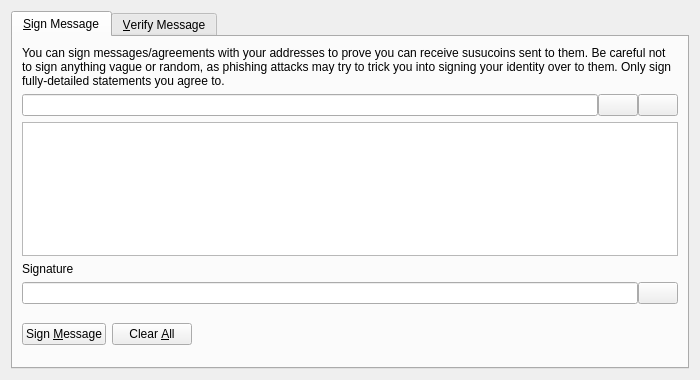
<?xml version="1.0" encoding="UTF-8"?>
<ui version="4.0">
 <class>SignVerifyMessageDialog</class>
 <widget class="QDialog" name="SignVerifyMessageDialog">
  <property name="geometry">
   <rect>
    <x>0</x>
    <y>0</y>
    <width>700</width>
    <height>380</height>
   </rect>
  </property>
  <property name="windowTitle">
   <string>Signatures - Sign / Verify a Message</string>
  </property>
  <property name="modal">
   <bool>true</bool>
  </property>
  <layout class="QVBoxLayout" name="verticalLayout">
   <item>
    <widget class="QTabWidget" name="tabWidget">
     <property name="currentIndex">
      <number>0</number>
     </property>
     <widget class="QWidget" name="tabSignMessage">
      <attribute name="title">
       <string>&amp;Sign Message</string>
      </attribute>
      <layout class="QVBoxLayout" name="verticalLayout_SM">
       <item>
        <widget class="QLabel" name="infoLabel_SM">
         <property name="text">
          <string>You can sign messages/agreements with your addresses to prove you can receive susucoins sent to them. Be careful not to sign anything vague or random, as phishing attacks may try to trick you into signing your identity over to them. Only sign fully-detailed statements you agree to.</string>
         </property>
         <property name="textFormat">
          <enum>Qt::PlainText</enum>
         </property>
         <property name="wordWrap">
          <bool>true</bool>
         </property>
        </widget>
       </item>
       <item>
        <layout class="QHBoxLayout" name="horizontalLayout_1_SM">
         <property name="spacing">
          <number>0</number>
         </property>
         <item>
          <widget class="QValidatedLineEdit" name="addressIn_SM">
           <property name="toolTip">
            <string>The Susucoin address to sign the message with</string>
           </property>
          </widget>
         </item>
         <item>
          <widget class="QPushButton" name="addressBookButton_SM">
           <property name="toolTip">
            <string>Choose previously used address</string>
           </property>
           <property name="text">
            <string/>
           </property>
           <property name="icon">
            <iconset resource="../bitcoin.qrc">
             <normaloff>:/icons/address-book</normaloff>:/icons/address-book</iconset>
           </property>
           <property name="shortcut">
            <string>Alt+A</string>
           </property>
           <property name="autoDefault">
            <bool>false</bool>
           </property>
          </widget>
         </item>
         <item>
          <widget class="QPushButton" name="pasteButton_SM">
           <property name="toolTip">
            <string>Paste address from clipboard</string>
           </property>
           <property name="text">
            <string/>
           </property>
           <property name="icon">
            <iconset resource="../bitcoin.qrc">
             <normaloff>:/icons/editpaste</normaloff>:/icons/editpaste</iconset>
           </property>
           <property name="shortcut">
            <string>Alt+P</string>
           </property>
           <property name="autoDefault">
            <bool>false</bool>
           </property>
          </widget>
         </item>
        </layout>
       </item>
       <item>
        <widget class="QPlainTextEdit" name="messageIn_SM">
         <property name="toolTip">
          <string>Enter the message you want to sign here</string>
         </property>
        </widget>
       </item>
       <item>
        <widget class="QLabel" name="signatureLabel_SM">
         <property name="text">
          <string>Signature</string>
         </property>
         <property name="textFormat">
          <enum>Qt::PlainText</enum>
         </property>
        </widget>
       </item>
       <item>
        <layout class="QHBoxLayout" name="horizontalLayout_2_SM">
         <property name="spacing">
          <number>0</number>
         </property>
         <item>
          <widget class="QLineEdit" name="signatureOut_SM">
           <property name="font">
            <font>
             <italic>true</italic>
            </font>
           </property>
           <property name="readOnly">
            <bool>true</bool>
           </property>
          </widget>
         </item>
         <item>
          <widget class="QPushButton" name="copySignatureButton_SM">
           <property name="toolTip">
            <string>Copy the current signature to the system clipboard</string>
           </property>
           <property name="text">
            <string/>
           </property>
           <property name="icon">
            <iconset resource="../bitcoin.qrc">
             <normaloff>:/icons/editcopy</normaloff>:/icons/editcopy</iconset>
           </property>
           <property name="autoDefault">
            <bool>false</bool>
           </property>
          </widget>
         </item>
        </layout>
       </item>
       <item>
        <layout class="QHBoxLayout" name="horizontalLayout_3_SM">
         <item>
          <widget class="QPushButton" name="signMessageButton_SM">
           <property name="toolTip">
            <string>Sign the message to prove you own this Susucoin address</string>
           </property>
           <property name="text">
            <string>Sign &amp;Message</string>
           </property>
           <property name="icon">
            <iconset resource="../bitcoin.qrc">
             <normaloff>:/icons/edit</normaloff>:/icons/edit</iconset>
           </property>
           <property name="autoDefault">
            <bool>false</bool>
           </property>
          </widget>
         </item>
         <item>
          <widget class="QPushButton" name="clearButton_SM">
           <property name="toolTip">
            <string>Reset all sign message fields</string>
           </property>
           <property name="text">
            <string>Clear &amp;All</string>
           </property>
           <property name="icon">
            <iconset resource="../bitcoin.qrc">
             <normaloff>:/icons/remove</normaloff>:/icons/remove</iconset>
           </property>
           <property name="autoDefault">
            <bool>false</bool>
           </property>
          </widget>
         </item>
         <item>
          <spacer name="horizontalSpacer_1_SM">
           <property name="orientation">
            <enum>Qt::Horizontal</enum>
           </property>
           <property name="sizeHint" stdset="0">
            <size>
             <width>40</width>
             <height>48</height>
            </size>
           </property>
          </spacer>
         </item>
         <item>
          <widget class="QLabel" name="statusLabel_SM">
           <property name="font">
            <font>
             <weight>75</weight>
             <bold>true</bold>
            </font>
           </property>
           <property name="text">
            <string/>
           </property>
           <property name="wordWrap">
            <bool>true</bool>
           </property>
          </widget>
         </item>
         <item>
          <spacer name="horizontalSpacer_2_SM">
           <property name="orientation">
            <enum>Qt::Horizontal</enum>
           </property>
           <property name="sizeHint" stdset="0">
            <size>
             <width>40</width>
             <height>48</height>
            </size>
           </property>
          </spacer>
         </item>
        </layout>
       </item>
      </layout>
     </widget>
     <widget class="QWidget" name="tabVerifyMessage">
      <attribute name="title">
       <string>&amp;Verify Message</string>
      </attribute>
      <layout class="QVBoxLayout" name="verticalLayout_VM">
       <item>
        <widget class="QLabel" name="infoLabel_VM">
         <property name="text">
          <string>Enter the receiver's address, message (ensure you copy line breaks, spaces, tabs, etc. exactly) and signature below to verify the message. Be careful not to read more into the signature than what is in the signed message itself, to avoid being tricked by a man-in-the-middle attack. Note that this only proves the signing party receives with the address, it cannot prove sendership of any transaction!</string>
         </property>
         <property name="textFormat">
          <enum>Qt::PlainText</enum>
         </property>
         <property name="alignment">
          <set>Qt::AlignLeading|Qt::AlignLeft|Qt::AlignTop</set>
         </property>
         <property name="wordWrap">
          <bool>true</bool>
         </property>
        </widget>
       </item>
       <item>
        <layout class="QHBoxLayout" name="horizontalLayout_1_VM">
         <property name="spacing">
          <number>0</number>
         </property>
         <item>
          <widget class="QValidatedLineEdit" name="addressIn_VM">
           <property name="toolTip">
            <string>The Susucoin address the message was signed with</string>
           </property>
          </widget>
         </item>
         <item>
          <widget class="QPushButton" name="addressBookButton_VM">
           <property name="toolTip">
            <string>Choose previously used address</string>
           </property>
           <property name="text">
            <string/>
           </property>
           <property name="icon">
            <iconset resource="../bitcoin.qrc">
             <normaloff>:/icons/address-book</normaloff>:/icons/address-book</iconset>
           </property>
           <property name="shortcut">
            <string>Alt+A</string>
           </property>
           <property name="autoDefault">
            <bool>false</bool>
           </property>
          </widget>
         </item>
        </layout>
       </item>
       <item>
        <widget class="QPlainTextEdit" name="messageIn_VM"/>
       </item>
       <item>
        <widget class="QValidatedLineEdit" name="signatureIn_VM"/>
       </item>
       <item>
        <layout class="QHBoxLayout" name="horizontalLayout_2_VM">
         <item>
          <widget class="QPushButton" name="verifyMessageButton_VM">
           <property name="toolTip">
            <string>Verify the message to ensure it was signed with the specified Susucoin address</string>
           </property>
           <property name="text">
            <string>Verify &amp;Message</string>
           </property>
           <property name="icon">
            <iconset resource="../bitcoin.qrc">
             <normaloff>:/icons/transaction_0</normaloff>:/icons/transaction_0</iconset>
           </property>
           <property name="autoDefault">
            <bool>false</bool>
           </property>
          </widget>
         </item>
         <item>
          <widget class="QPushButton" name="clearButton_VM">
           <property name="toolTip">
            <string>Reset all verify message fields</string>
           </property>
           <property name="text">
            <string>Clear &amp;All</string>
           </property>
           <property name="icon">
            <iconset resource="../bitcoin.qrc">
             <normaloff>:/icons/remove</normaloff>:/icons/remove</iconset>
           </property>
           <property name="autoDefault">
            <bool>false</bool>
           </property>
          </widget>
         </item>
         <item>
          <spacer name="horizontalSpacer_1_VM">
           <property name="orientation">
            <enum>Qt::Horizontal</enum>
           </property>
           <property name="sizeHint" stdset="0">
            <size>
             <width>40</width>
             <height>48</height>
            </size>
           </property>
          </spacer>
         </item>
         <item>
          <widget class="QLabel" name="statusLabel_VM">
           <property name="font">
            <font>
             <weight>75</weight>
             <bold>true</bold>
            </font>
           </property>
           <property name="text">
            <string/>
           </property>
           <property name="wordWrap">
            <bool>true</bool>
           </property>
          </widget>
         </item>
         <item>
          <spacer name="horizontalSpacer_2_VM">
           <property name="orientation">
            <enum>Qt::Horizontal</enum>
           </property>
           <property name="sizeHint" stdset="0">
            <size>
             <width>40</width>
             <height>48</height>
            </size>
           </property>
          </spacer>
         </item>
        </layout>
       </item>
      </layout>
     </widget>
    </widget>
   </item>
  </layout>
 </widget>
 <customwidgets>
  <customwidget>
   <class>QValidatedLineEdit</class>
   <extends>QLineEdit</extends>
   <header>qt/qvalidatedlineedit.h</header>
  </customwidget>
 </customwidgets>
 <resources>
  <include location="../bitcoin.qrc"/>
 </resources>
 <connections/>
</ui>
